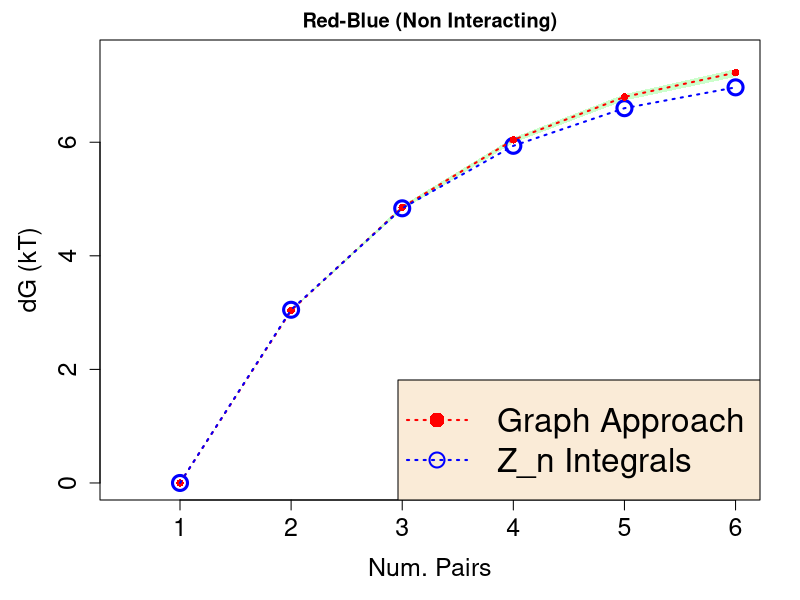

Write the R code that produced this figure.
full <- read.table('FE_full.txt')
graph <- read.table('FE_graph_10.txt')
ZPE <- full$V1[1]
GV1 <- c(ZPE,cumsum(graph$V1)+ZPE)
GV2 <- c(ZPE,cumsum(graph$V2)+ZPE)
GV3 <- c(ZPE,cumsum(graph$V3)+ZPE)
pdf('Red-Blue_Non-interacting.pdf')
par(mar = c(5, 5, 2, 2))

plot(-5,-5,xlim=c(0.5,6),ylim=c(0,7.5),type='l',ylab="dG (kT)",xlab="Num. Pairs",cex.lab=1.5,cex.axis=1.5,main="Red-Blue (Non Interacting)")
polygon(c(seq(1,6,1),rev(seq(1,6,1))),c(c(GV2-GV2[1]),rev(c(GV3-GV3[1]))),col=rgb(0.8,1,0.8),lty=3,border=FALSE)
points(seq(1,6,1),c(full$V1-full$V1[1]),xlim=c(0,12),pch=1,cex=2,col="blue",lwd=3)
points(seq(1,6,1),c(GV1-GV1[1]),xlim=c(0,12),pch=16,cex=1,lwd=3,col="red")
lines(seq(1,6,1),c(GV1-GV1[1]),lty=3,col="red",lwd=2)
lines(seq(1,6,1),c(full$V1-full$V1[1]),col="blue",lty=3,lwd=2)
legend("bottomright",legend=c('Graph Approach','Z_n Integrals'),cex=2,bg="antiquewhite",pch=c(16,1),col=c('red','blue'),lwd=c(2,2),lty=c(3,3))

dev.off()
